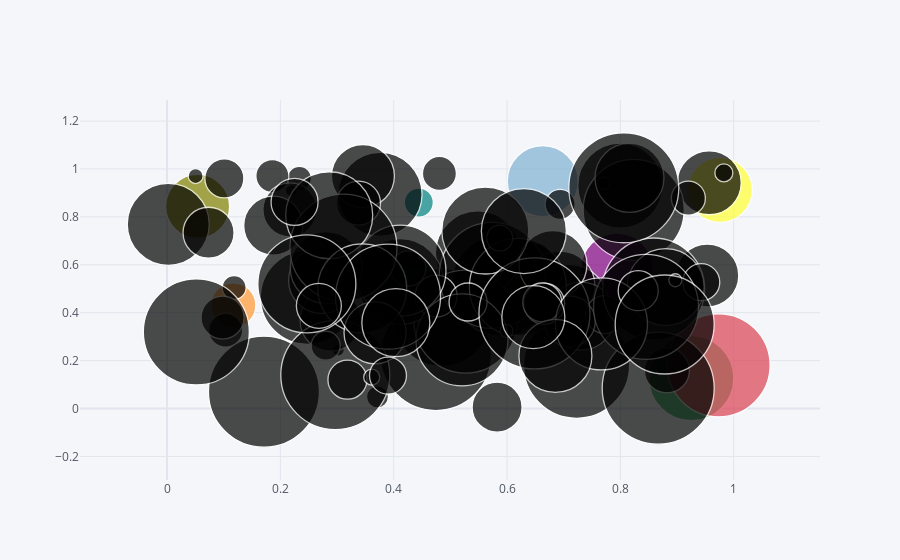

This figure's notebook cell:
### Code cell
print('What kind of plot you need , the complete data plot or columns plot')
cat = input('Press 1 for plotting all columns or press 2 for specifying columns to plot')
cat = int(cat)
main(cat)
